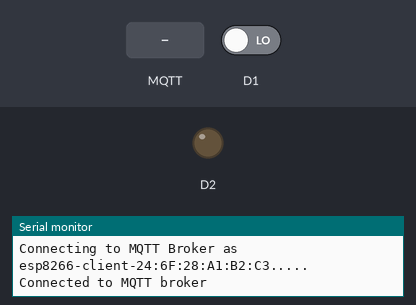
Recording of a program running on a simulated ESP8266 (NodeMCU). Shown: output pins drawn as LEDs (lit = HIGH), the last lines printed to the serial monitor. Inputs (shaded band) come from the test bench; at power-on: D1 LOW. WiFi joins after 1.5 s; servers stay silent unless stated; no MQTT or app messages arrive unless stated.

Above: at 2.7 s.
2.8 s: MQTT message "on" arrives on the first subscribed topic
At 3.3 s:
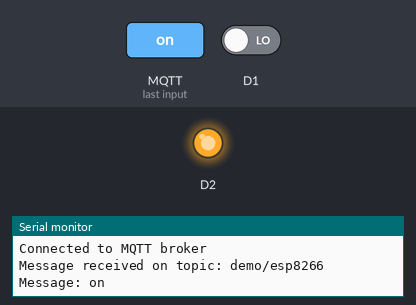
4.3 s: MQTT message "cpe2541" arrives on the first subscribed topic
5.8 s: D1 driven HIGH
At 6.8 s:
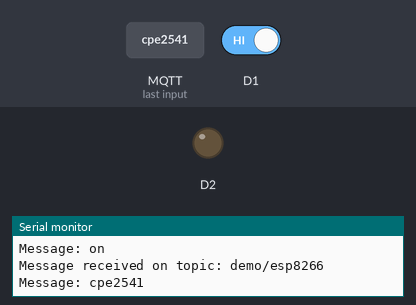
7.3 s: MQTT message "off" arrives on the first subscribed topic
Timing chart, 0 to 9.8 s (numbered marks = the images above; inputs shaded):
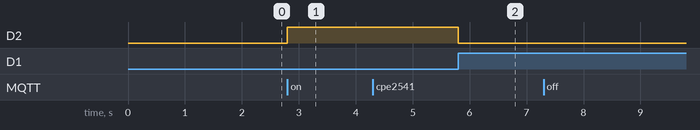

The program:

main.cpp
```cpp
#include <Arduino.h>

#include <WiFiManager.h> // https://github.com/tzapu/WiFiManager
#include <PubSubClient.h>

// MQTT Broker settings
const char *mqtt_broker = "broker.emqx.io";   // EMQX broker endpoint
const char *mqtt_topic = "demo/esp8266";      // MQTT topic
// const char *mqtt_username = "admin";          // MQTT username for authentication
// const char *mqtt_password = "cpe2541";        // MQTT password for authentication
const int mqtt_port = 1883;                   // MQTT port (TCP)

WiFiClient espClient;
PubSubClient mqtt_client(espClient);
String mqttMessage;

void setupWiFiManager();
void connectToMQTTBroker();
void mqttCallback(char *topic, byte *payload, unsigned int length);
void WiFi_setup();
IRAM_ATTR void handleInterrupt();

int state;
int LED_ON = 1;
int LED_OFF = 2;
int flag = false;
void setup() {

  Serial.begin(115200);
  state = 2;
  pinMode(D2,OUTPUT);
  pinMode(D1,INPUT);
  WiFi_setup();

  mqtt_client.setServer(mqtt_broker, mqtt_port);
  mqtt_client.setCallback(mqttCallback);
  connectToMQTTBroker();
  attachInterrupt(digitalPinToInterrupt(D1),handleInterrupt,RISING);

}

void loop() {
    mqtt_client.loop();
    if(state == LED_OFF){
        digitalWrite(D2,LOW);
        mqttMessage.toLowerCase();
        if(mqttMessage == "on"){
            state = LED_ON;
        }
        else if(flag == true){
            flag = false;
        if(digitalRead(D1) == 1){
            state = LED_ON;
        }
        }
    }
    if(state == LED_ON){
        digitalWrite(D2,HIGH);
        mqttMessage.toLowerCase();
        if(mqttMessage == "off"){
            state = LED_OFF;
        }
        else if(flag == true){
            flag = false;
        if(digitalRead(D1) == 1){
            state = LED_OFF;
        }
        }
    }
}

void WiFi_setup() {
  // WiFi.mode(WIFI_STA); // explicitly set mode, esp defaults to STA+AP
    // it is a good practice to make sure your code sets wifi mode how you want it.

    //WiFiManager, Local intialization. Once its business is done, there is no need to keep it around
    WiFiManager wm;

    // reset settings - wipe stored credentials for testing
    // these are stored by the esp library
    // wm.resetSettings();

    // Automatically connect using saved credentials,
    // if connection fails, it starts an access point with the specified name ( "AutoConnectAP"),
    // if empty will auto generate SSID, if password is blank it will be anonymous AP (wm.autoConnect())
    // then goes into a blocking loop awaiting configuration and will return success result

    bool res;
    // res = wm.autoConnect(); // auto generated AP name from chipid
    res = wm.autoConnect("ESP8266_test"); // anonymous ap
    // res = wm.autoConnect("AutoConnectAP","password"); // password protected ap

    if(!res) {
        Serial.println("Failed to connect");
        // ESP.restart();
    }
    else {
        //if you get here you have connected to the WiFi
        Serial.println("connected...yeey :)");
    }

}

void connectToMQTTBroker() {
    while (!mqtt_client.connected()) {
        String client_id = "esp8266-client-" + String(WiFi.macAddress());
        Serial.printf("Connecting to MQTT Broker as %s.....\n", client_id.c_str());
        // if (mqtt_client.connect(client_id.c_str(), mqtt_username, mqtt_password)) {
        if (mqtt_client.connect(client_id.c_str())) {
            Serial.println("Connected to MQTT broker");
            mqtt_client.subscribe(mqtt_topic);
            // Publish message upon successful connection
            mqtt_client.publish(mqtt_topic, "Hi EMQX I'm ESP8266 ^^");
        } else {
            Serial.print("Failed to connect to MQTT broker, rc=");
            Serial.print(mqtt_client.state());
            Serial.println(" try again in 5 seconds");
            delay(5000);
        }
    }
}

void mqttCallback(char *topic, byte *payload, unsigned int length) {
    Serial.print("Message received on topic: ");
    Serial.println(topic);
    Serial.print("Message: ");
    mqttMessage = "";
    for (unsigned int i=0;i<length;i++) {
        mqttMessage += (char)payload[i];  // Convert *byte to string
    }
    Serial.println(mqttMessage);
}

void handleInterrupt(){
  flag = true;
}
```

Measured:
- after the input at 2.8 s, D2: LOW → HIGH at once
- after the input at 5.8 s, D2: HIGH → LOW at once
